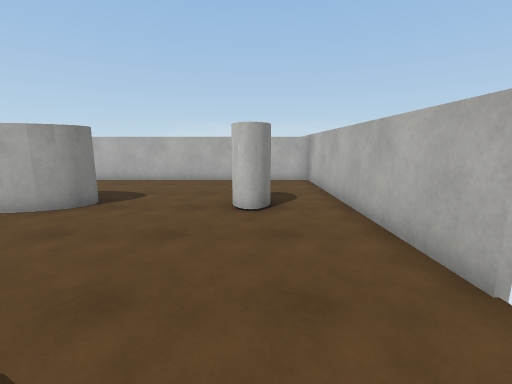
view 1 (above)

14 first-person views from a walk through a scene from a Unity 3-D project. The camera is 1.5 m above the floor, tilts 10° down and sees 90° across. The floor is counted in squares, 1 m on a side. Each view is taken from the middle of a square. On the plan, view 1 faces up. The plan holds only what a view shows up to about 13 squares ahead; the rest is blank. The place goes on beyond the plan. The player is left out. Some animated figures are not drawn. Door leaves are left out, so doorways stand open. Surface patterns are stand-ins for the level's own textures.

view 2
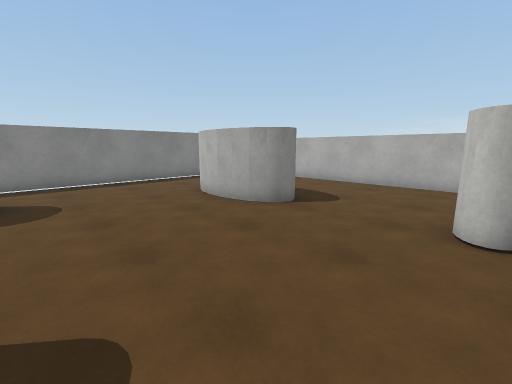

view 3
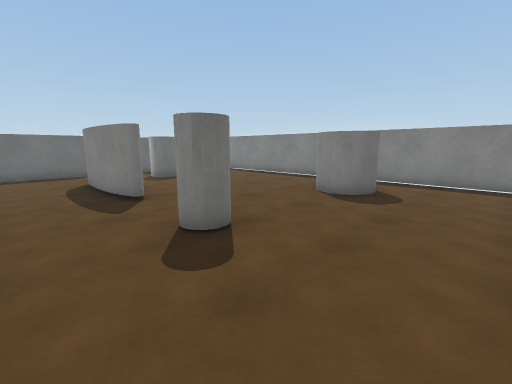

view 4
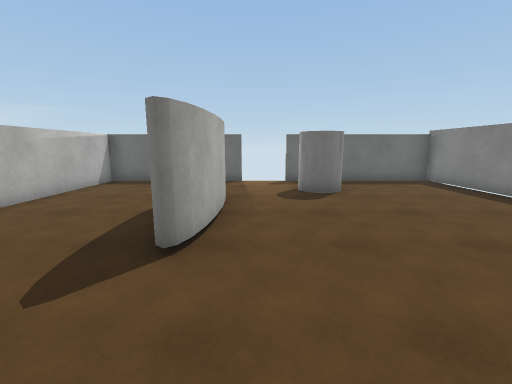

view 5
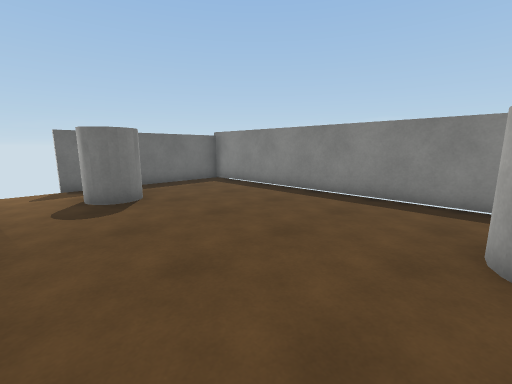

view 6
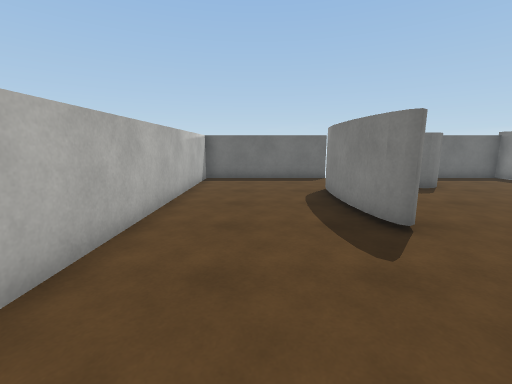

view 7
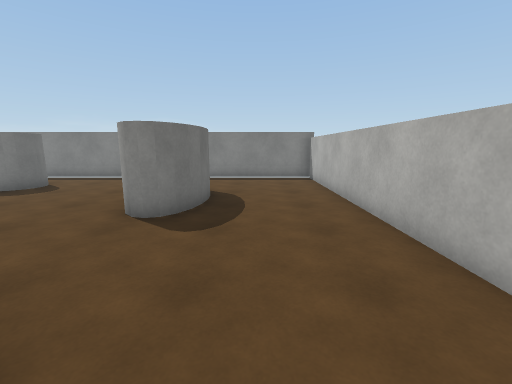

view 8
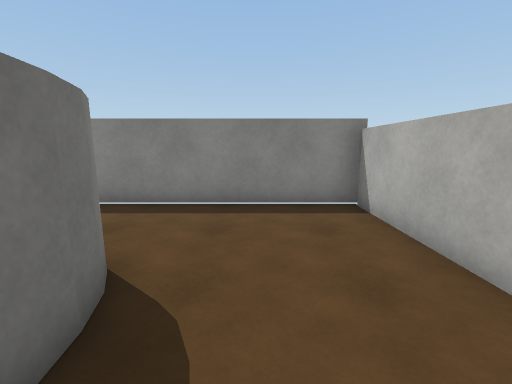

view 9
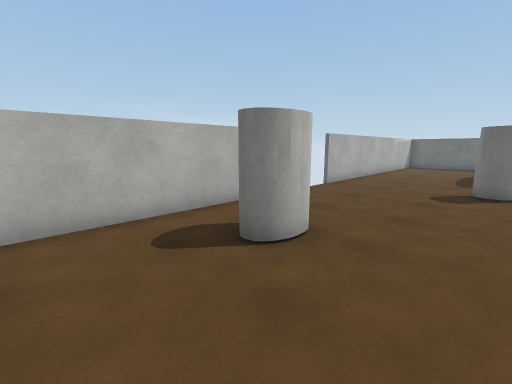

view 10
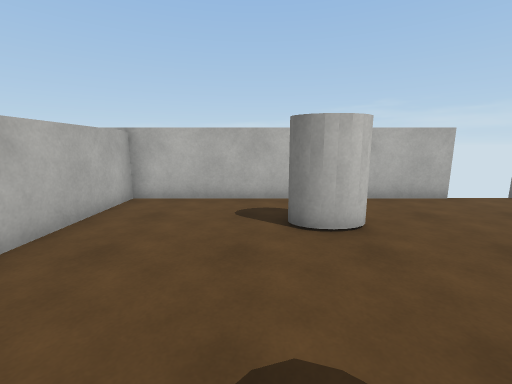

view 11
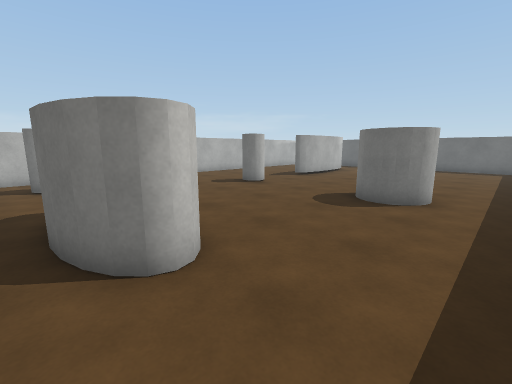

view 12
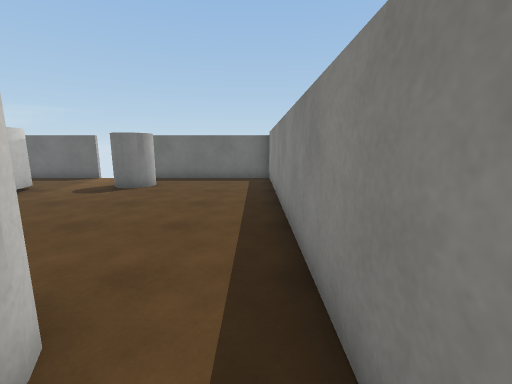

view 13
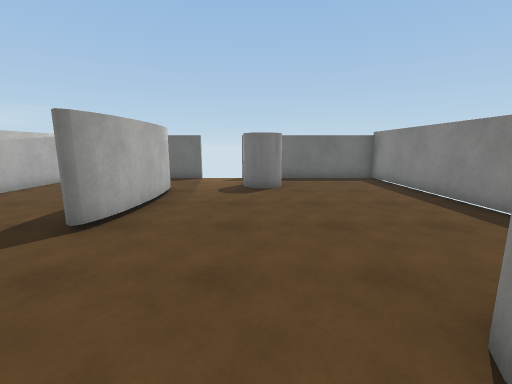

view 14
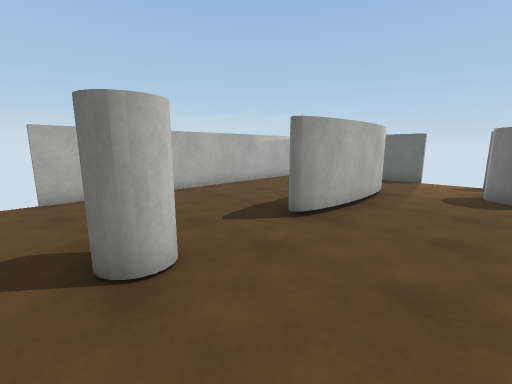

### Floor plan
Points are (right, up) in squares from view 1. A wall is a line through its corners. A room is listed if a view was taken in it or the views show most of it. See-through windows are left out.
Room 1 (views 1, 2, 3, 4, 5, 6, 7, 8, 9, 10, 11, 12, 13, 14)
walls: (-2.6, -3.4) (-2.4, -3.9); (-3, -3.9) (-2.9, -3.4); (-2.4, -3.7) (-2.3, -4.5); (-3.1, -4.4) (-3, -3.8); (-2.3, -4.3) (-2.2, -5.9); (-6.2, 5.6) (-7.2, 5.7) (-7.9, 6.1) (-8.2, 6.3); (-5.6, 5.7) (-6.6, 5.6) (-7.5, 5.8); (-4.8, 5.9) (-5.7, 5.6); (-3.3, -5.9) (-3.1, -4.3); (-2.2, -5.8) (-2.3, -7.3); (-4.2, 6.5) (-4.6, 6) (-5.2, 5.8); (-8.1, 6.2) (-8.3, 6.6); (-8.3, 6.5) (-8.2, 6.9); (-3.2, -7.3) (-3.2, -5.7); (-8.3, 6.8) (-7.9, 7.2) (-7.4, 7.4); (-2.3, -7.2) (-2.4, -7.9); (-6.3, 7.6) (-5.3, 7.6) (-4.6, 7.2); (2.4, 2.2) (2.4, 11.6) (-11.6, 11.6) (-11.6, -11.4) (-5.2, -11.4); (-7.5, 7.4) (-6.9, 7.6) (-5.9, 7.6) (-4.8, 7.4) (-4.3, 6.9) (-4.2, 6.6) (-4.3, 6.3); (-3, -7.9) (-3.2, -7.2); (-2.9, -8.3) (-3.1, -7.8); (-3.4, -11.4) (2.4, -11.4) (2.4, 0.5)
ways out: open door at (-4.5, -11.5)
objects: cylinder (-9, -1) to (-8, 1); cylinder (-7, -10) to (-6, -8); cylinder (-3, 0) to (-2, 0); cylinder (0, 6) to (0, 7)

Where each view was taken, in squares from view 1:
view 1: 0 up, 0 right, facing up
view 2: 1 up, 0 right, facing up-left
view 3: 4 up, 0 right, facing down-left
view 4: 0 up, 4 left, facing down
view 5: 1 down, 4 left, facing down-left
view 6: 1 up, 0 right, facing down
view 7: 9 up, 1 right, facing left
view 8: 9 up, 5 left, facing left
view 9: 10 up, 3 left, facing down-right
view 10: 8 up, 5 left, facing right
view 11: 8 up, 11 left, facing down-right
view 12: 1 up, 11 left, facing down
view 13: 1 up, 6 left, facing down
view 14: 1 up, 6 left, facing down-right
